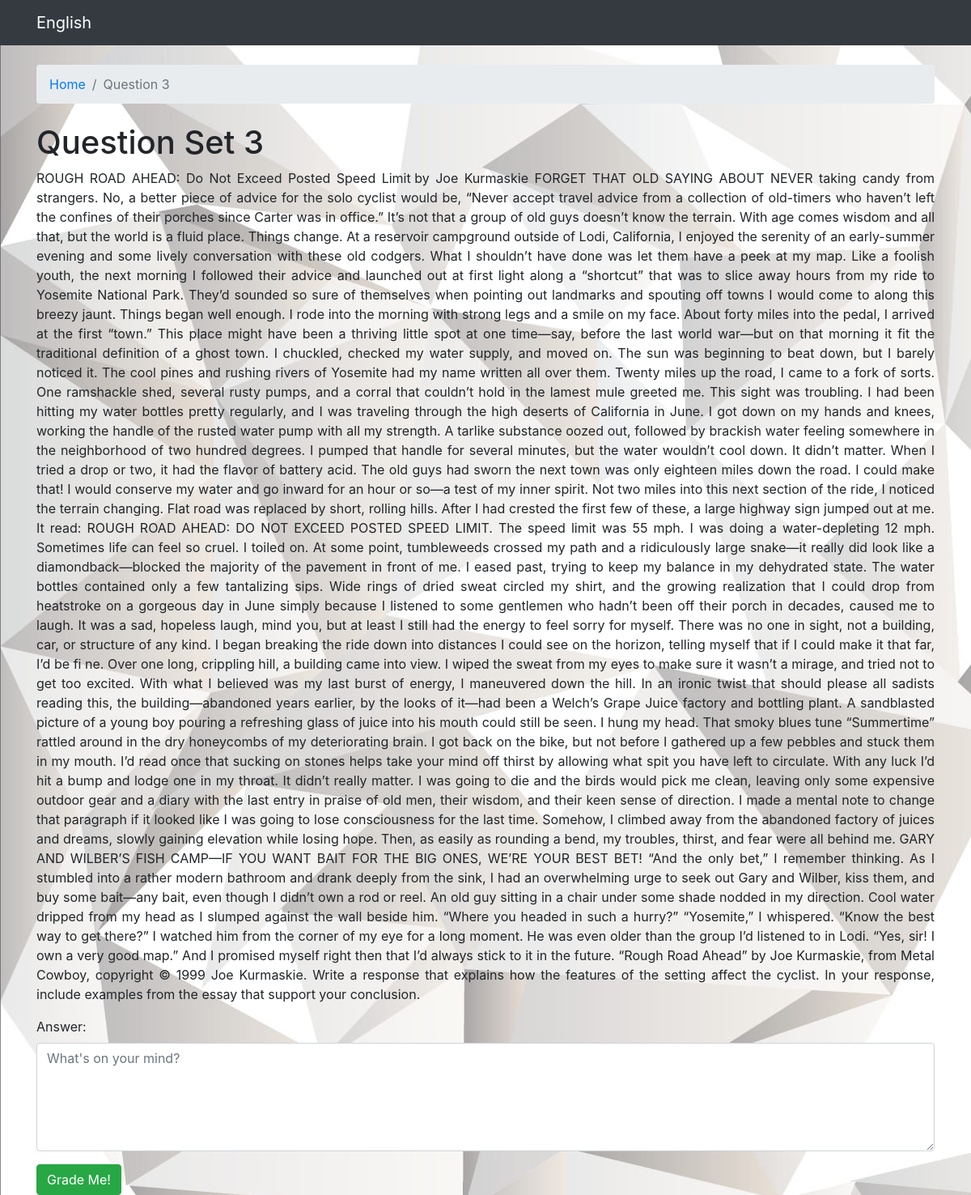
Screenshot of /3/ with the database file from the repository.
### grader/models.py (models this page shows, shortened)
class Question(models.Model):
    question_title = models.TextField(max_length=100000)
    set = models.IntegerField(unique=True)
    min_score = models.IntegerField()
    max_score = models.IntegerField()

### grader/views.py (the view)
# urls.py: path('<int:question_id>/', views.question, name='question'),
def question(request, question_id):
    question = get_object_or_404(Question, pk=question_id)
    if request.method == 'POST':
        form = AnswerForm(request.POST)
        if form.is_valid():
            content = form.cleaned_data.get('answer')
            if len(content) > 20:
                num_features = 300
                model = word2vec.KeyedVectors.load_word2vec_format(
                    os.path.join(current_path, "deep_learning_files/word2vec.bin"), binary=True)
                clean_test_essays = []
                clean_test_essays.append(essay_to_wordlist(content, remove_stopwords=True))
                testDataVecs = getAvgFeatureVecs(clean_test_essays, model, num_features)
                testDataVecs = np.array(testDataVecs)
                testDataVecs = np.reshape(testDataVecs, (testDataVecs.shape[0], 1, testDataVecs.shape[1]))
                lstm_model = get_model()
                lstm_model.load_weights(os.path.join(current_path, "deep_learning_files/final_lstm.h5"))
                preds = lstm_model.predict(testDataVecs)
                if math.isnan(preds):
                    preds = 0
                else:
                    preds = np.around(preds)
                if preds < 0:
                    preds = 0
                if preds > question.max_score:
                    preds = question.max_score
            else:
                preds = 0
            K.clear_session()
            essay = Essay.objects.create(
                content=content,
                question=question,
                score=preds
            )
        return redirect('essay', question_id=question.set, essay_id=essay.id)
    else:
        form = AnswerForm()
    context = {
        "question": question,
        "form": form,
    }
    return render(request, 'grader/question.html', context)

### grader/forms.py
class AnswerForm(forms.ModelForm):
    answer = forms.CharField(max_length=100000, widget=forms.Textarea(attrs={'rows': 5, 'placeholder': "What's on your mind?"}))
    class Meta:
        model = Essay
        fields = ['answer']

### grader/templates/grader/question.html (shortened to what this page needs)
{% extends 'base.html' %}
{% load widget_tweaks %}
{% block breadcrumb %}
  <li class="breadcrumb-item active"><a href="{% url 'index' %}">Home</a></li>
  <li class="breadcrumb-item active">Question {{ question.set }}</li>
{% endblock %}
{% block content %}
{% if question %}
    <h1>Question Set {{ question.set }}</h1>
    <p class="text-justify">{{ question.question_title }}</p>
    <form method="post" novalidate>
        {% include 'includes/form.html' %}
        <button type="submit" class="btn btn-success">Grade Me!</button>
      </form>
{% else %}
    <h1>Error</h1>
{% endif %}
{% endblock %}

### rows the page displays
Question: set "3", question_title "ROUGH ROAD AHEAD: Do Not Exceed Posted Speed Limit by Joe Kurmaskie FORGET THAT OLD SAYING ABOUT NEVER taking candy from strangers. No, a better piece of advice for the solo cyclist would be, “Never accept travel advice from a collection of old-timers who haven’t left the confines of their porches since Carter was in office.” It’s not that a group of old guys doesn’t know the terrain. With age comes wisdom and all that, but the world is a fluid place. Things change. At a reservoir campground outside of Lodi, California, I enjoyed the serenity of an early-summer evening and some lively conversation with these old codgers. What I shouldn’t have done was let them have a peek at my map. Like a…"

### other values shown
{{ field.label_tag }} "Answer:"
